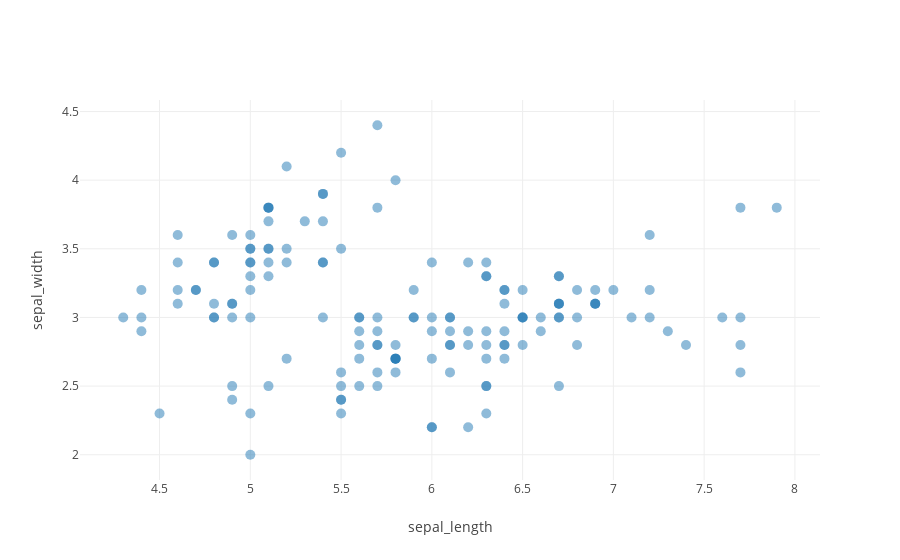

Notebook code for this chart:
### Code cell
x = df['sepal_length']
y = df['sepal_width']

display(HTML('<figcaption> Plotly graph </figcaption>'))

trace = go.Scatter(
    mode = 'markers',
    x = list(x),
    y = list(y),
    marker = dict(size = marker_size, 
                 opacity = opacity)
)

data = [trace]
layout = go.Layout(
    xaxis = dict(title = 'sepal_length'),
    yaxis = dict(title = 'sepal_width')
)

fig = dict(data = data,
             layout = layout);
plotly.offline.iplot(fig);

### Figure 1 — Plotly figure (JSON) as saved in the notebook; plotly's stock layout.template omitted (floating-point values rounded to 4 significant figures; data arrays with more than 128 entries replaced by an {"elided": "..."} marker saying what was removed)
{"data": [{"marker": {"opacity": 0.5, "size": 10}, "mode": "markers", "type": "scatter", "uid": "730be44c-2257-40b1-bb26-d7ab6f82e19f", "x": {"elided": "150 float values"}, "y": {"elided": "150 float values"}}], "layout": {"xaxis": {"title": {"text": "sepal_length"}}, "yaxis": {"title": {"text": "sepal_width"}}}}
